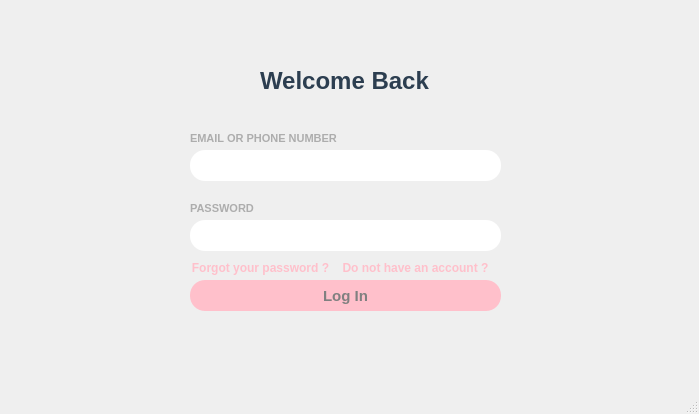
<?xml version="1.0" encoding="UTF-8"?>
<ui version="4.0">
 <class>MainWindow</class>
 <widget class="QMainWindow" name="MainWindow">
  <property name="geometry">
   <rect>
    <x>0</x>
    <y>0</y>
    <width>699</width>
    <height>414</height>
   </rect>
  </property>
  <property name="windowTitle">
   <string>MainWindow</string>
  </property>
  <property name="styleSheet">
   <string notr="true">/* Main Window */
background-color: #2C3E50;
color: white;



/* Push Button */
QPushButton {
    background-color: #3498db;
    color: white;
    border: none;
    padding: 15px 30px;
    text-align: center;
    font-size: 16px;
    border-radius: 10px;
    transition: background-color 0.3s ease;
}

QPushButton:hover {
    background-color: #2980b9;
}

/* Label */
QLabel {
    color: #2c3e50;
    font-size: 14px;
    font-weight: bold;
}

</string>
  </property>
  <widget class="QWidget" name="centralwidget">
   <widget class="QLabel" name="label">
    <property name="geometry">
     <rect>
      <x>260</x>
      <y>60</y>
      <width>171</width>
      <height>41</height>
     </rect>
    </property>
    <property name="styleSheet">
     <string notr="true">font-size: 18pt;</string>
    </property>
    <property name="text">
     <string>Welcome Back!</string>
    </property>
   </widget>
   <widget class="QLineEdit" name="lineEdit">
    <property name="geometry">
     <rect>
      <x>190</x>
      <y>150</y>
      <width>311</width>
      <height>31</height>
     </rect>
    </property>
    <property name="styleSheet">
     <string notr="true">background-color:white;
border-radius: 15px;
color: black;</string>
    </property>
   </widget>
   <widget class="QLabel" name="label_2">
    <property name="geometry">
     <rect>
      <x>190</x>
      <y>130</y>
      <width>231</width>
      <height>16</height>
     </rect>
    </property>
    <property name="styleSheet">
     <string notr="true">color:rgb(173, 173, 173);
font-size: 8pt;</string>
    </property>
    <property name="text">
     <string>EMAIL OR PHONE NUMBER</string>
    </property>
   </widget>
   <widget class="QLabel" name="label_3">
    <property name="geometry">
     <rect>
      <x>190</x>
      <y>200</y>
      <width>231</width>
      <height>16</height>
     </rect>
    </property>
    <property name="styleSheet">
     <string notr="true">color:rgb(173, 173, 173);
font-size: 8pt;</string>
    </property>
    <property name="text">
     <string>PASSWORD</string>
    </property>
   </widget>
   <widget class="QLineEdit" name="lineEdit_2">
    <property name="geometry">
     <rect>
      <x>190</x>
      <y>220</y>
      <width>311</width>
      <height>31</height>
     </rect>
    </property>
    <property name="styleSheet">
     <string notr="true">background-color:white;
border-radius: 15px;
color: black;</string>
    </property>
    <property name="echoMode">
     <enum>QLineEdit::Password</enum>
    </property>
   </widget>
   <widget class="QPushButton" name="pushButton">
    <property name="geometry">
     <rect>
      <x>340</x>
      <y>260</y>
      <width>151</width>
      <height>16</height>
     </rect>
    </property>
    <property name="styleSheet">
     <string notr="true">color: pink;
font: bold;
border-radius: 15px;</string>
    </property>
    <property name="text">
     <string>Do not have an account ?</string>
    </property>
   </widget>
   <widget class="QPushButton" name="pushButton_2">
    <property name="geometry">
     <rect>
      <x>190</x>
      <y>280</y>
      <width>311</width>
      <height>31</height>
     </rect>
    </property>
    <property name="styleSheet">
     <string notr="true">border-radius: 15px;
color: grey;
font: bold;
font-size: 15px;
background-color:pink;</string>
    </property>
    <property name="text">
     <string>Log In</string>
    </property>
   </widget>
   <widget class="QPushButton" name="pushButton_3">
    <property name="geometry">
     <rect>
      <x>190</x>
      <y>260</y>
      <width>141</width>
      <height>16</height>
     </rect>
    </property>
    <property name="styleSheet">
     <string notr="true">color: pink;
font: bold;
border-radius: 15px;</string>
    </property>
    <property name="text">
     <string>Forgot your password ?</string>
    </property>
   </widget>
  </widget>
  <widget class="QStatusBar" name="statusbar"/>
 </widget>
 <resources/>
 <connections/>
</ui>
